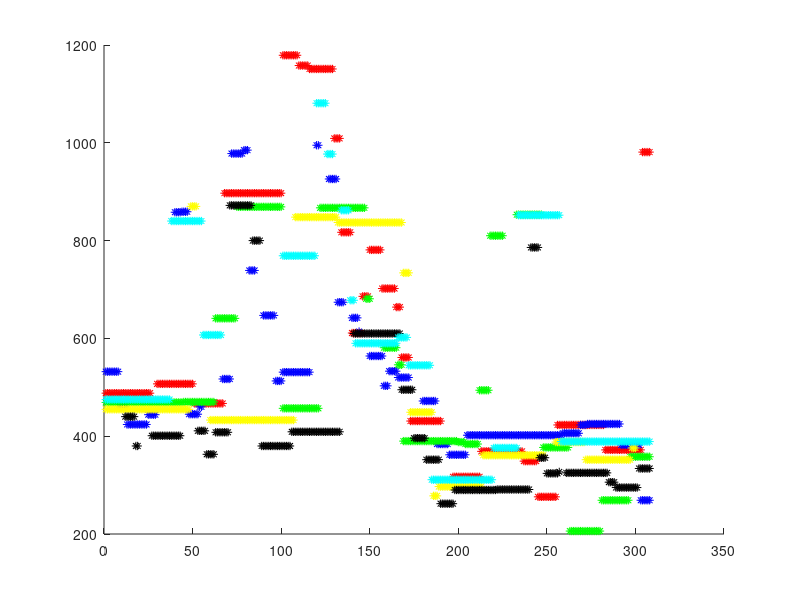

Recreate this plot in MATLAB. (Note: this script raises an error after producing the figure.)
clear all; close all;

%% Load gaze samples

fname = csvread('waterfront_new.csv');
%im = imread('waterfront_001.jpg');
%figure, imshow(im);

%% Plot of visualizations
clr1 = 'r*'; clr2 = 'b*'; clr3 = 'g*'; clr4 = 'y*'; clr5 = 'k*'; clr6 = 'c*';
clr = [clr1;clr2;clr3;clr4;clr5;clr6];
figure, hold on;
for i=1:6
plot(find(fname(:,i)~=0),fname((fname(:,i)~=0),i),strcat(clr(i),'*'));
end
%hold off;

%% Represent curve

[total_frames users] = size(fname);
a = 1; b = total_frames;

rng = round(1:b/4:b-1);
T_frames1 = [];
T_frames1 = [T_frames1 randi([rng(1) rng(2)],1)];
T_frames1 = [T_frames1 randi([rng(2) rng(3)],1)];
T_frames1 = [T_frames1 randi([rng(3) rng(4)],1)];
T_frames1 = [T_frames1 randi([rng(4) b-1],1)];

T_frames2 = [];
T_frames2 = [T_frames2 randi([rng(1) rng(2)],1)];
T_frames2 = [T_frames2 randi([rng(2) rng(3)],1)];
T_frames2 = [T_frames2 randi([rng(3) rng(4)],1)];
T_frames2 = [T_frames2 randi([rng(4) b-1],1)];

T_data1 = [];

for i=1:4
    
    user_no = randperm(users,1);
    data = fname(T_frames1(i),user_no);
    
    
    while data == 0
        user_no = randperm(users,1);
        data = fname(T_frames1(i),user_no);
    end
    
    T_data1 = [T_data1 data]; % rand selection of one point from each of the T_frames correspondingly
end

%% alp,bet,lam,mu
params1 = [450,850,110,200];
params2 = [850,300,120,200];

%% Constraints
% a - lam <= 0
% lam - mu <= K=40
% mu <= b
% (1 + 720/2)= 361 <= alp , bet <= (1280 - 720/2) = 920

A = [0 0 -1 0; 0 0 1 -1; 0 0 0 1];
D = [-a; 40; b];
LB = zeros(4,1); UB = zeros(4,1);

LB(1) = 361; LB(2) = 362; LB(3) = 1; LB(4) = 1;
UB(1) = 920; UB(2) = 920; UB(3) = b; UB(4) = b;

%%%%%%%%%%%%%%%%%%%%%%%%%%%%%%%%%%
T_data1 = vec2mat(T_data1,1); 
params1 = vec2mat(params1,1); 
T_frames1 = vec2mat(T_frames1,1);  

%[total_err1,Q1] = err_fun(params1,T_frames1);
%plot(T_frames1,Q1);
%[total_err2,Q2] = err_fun(params2,T_frames2);
%plot(T_frames2,Q2);

%% Minimization 

%f = @err_fun;
f = @(params1)err_fun(params1,T_frames1);
%x = lsqcurvefit(@err_fun,params,T_frames,T_data);
[fparams ferr] = fmincon(f,params1,A,D,[],[],LB,UB);


